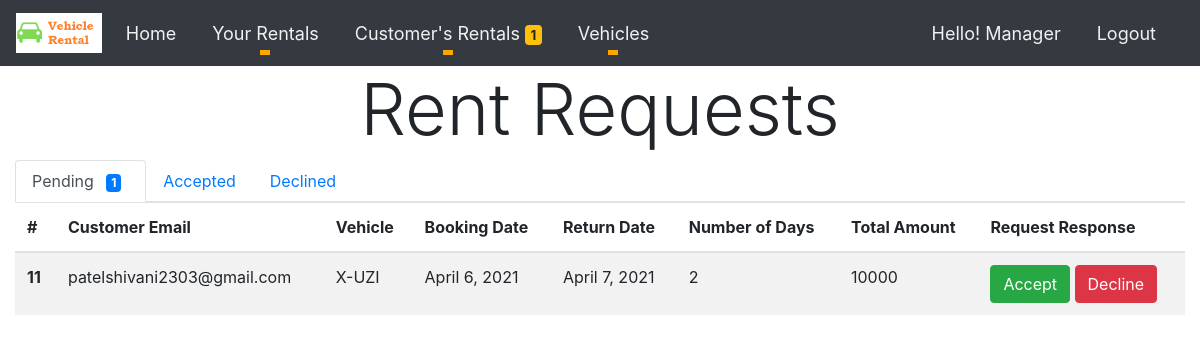
The app's page /Manager/RentRequest/ (signed in) with its own data.
### Manager/models.py (models this page shows, shortened)
class Manager(models.Model):
    Manager_id = models.AutoField
    Manager_firstname = models.CharField(max_length=60)
    Manager_lastname = models.CharField(max_length=60)
    Manager_address = models.CharField(max_length=600)
    Manager_email = models.CharField(max_length=100)
    Manager_password = models.CharField(max_length=32)
    Manager_dob = models.DateField()
    Manager_mobileno = models.CharField(max_length=10)
    Manager_gender = models.CharField(max_length=15)
    Manager_license = models.ImageField(upload_to='img/Manager_License/')
    Manager_agency = models.CharField(max_length=100,default="Fast Rentals")
    Manager_city = models.CharField(max_length=30)
    Manager_state = models.CharField(max_length=30)
    Manager_country = models.CharField(max_length=30)
    Manager_pincode = models.IntegerField()
    isOwner = models.BooleanField(default=False)

### RentVehicle/models.py (models this page shows, shortened)
class RentVehicle(models.Model):
    RentVehicle_id = models.AutoField
    RentVehicle_Date_of_Booking = models.DateField(blank=True,null=True)
    RentVehicle_Date_of_Return = models.DateField(blank=True,null=True)
    Total_days = models.IntegerField()
    Advance_amount = models.IntegerField(blank=True,null=True)
    RentVehicle_Total_amount = models.IntegerField(blank=True,null=True)
    isAvailable = models.BooleanField(default=True)
    isBillPaid = models.BooleanField(default=False)
    Vehicle_license_plate = models.CharField(max_length=30)
    customer_email = models.CharField(max_length=100)
    request_responded_by = models.CharField(max_length=100,blank=True,null=True)
    request_status = models.CharField(max_length=30,default="Pending")

### Manager/views.py (the view)
# urls.py: path('RentRequest/',views.RentRequest,name="RentRequest"),
def RentRequest(request):
    if('user_email' not in request.session):
        return redirect('/signin/')
    manager_email = request.session.get('user_email')
    manager = Manager.objects.get(Manager_email=manager_email)
    rentvehicle = RentVehicle.objects.all()
    no_of_pending_request=count_pending_rent_request()
    return render(request,'Manager_RentRequest.html',{'manager':manager,'rentvehicle':rentvehicle,'no_of_pending_request':no_of_pending_request})

### Manager/views.py (called while the page is built)
def count_pending_rent_request():
    no_of_pending_request=0
    rentvehicle = RentVehicle.objects.all()
    for rv in rentvehicle:
        if rv.request_status == "Pending":
            no_of_pending_request+=1
    return no_of_pending_request

### Manager/templates/Manager_RentRequest.html (shortened to what this page needs)
{%extends 'Only_manager_navbar.html'%} {% load static %}
    {% block name %}{{manager.Manager_firstname}}{%endblock%}{% block pagecontent %}
    <h1 class="display-3" style="text-align: center;">Rent Requests</h1>
    <nav>
        <div class="nav nav-tabs" id="nav-tab" role="tablist">
            <a class="nav-item nav-link active" id="nav-pending-tab" data-toggle="tab" href="#nav-pending" role="tab" aria-controls="nav-pending" aria-selected="true">Pending
                <span class="badge badge-primary mx-2">{{no_of_pending_request}}</span>
            </a>
            <a class="nav-item nav-link" id="nav-accepted-tab" data-toggle="tab" href="#nav-accepted" role="tab" aria-controls="nav-accepted" aria-selected="false">Accepted</a>
            <a class="nav-item nav-link" id="nav-decline-tab" data-toggle="tab" href="#nav-decline" role="tab" aria-controls="nav-decline" aria-selected="false">Declined</a>
        </div>
    </nav>
    <div class="tab-content" id="nav-tabContent">
        <div class="tab-pane fade show active" id="nav-pending" role="tabpanel" aria-labelledby="nav-pending-tab">
            <table class="table table-striped">
                <thead>
                    <tr>
                        <th scope="col">#</th>
                        <th scope="col">Customer Email</th>
                        <th scope="col">Vehicle</th>
                        <th scope="col">Booking Date</th>
                        <th scope="col">Return Date</th>
                        <th scope="col">Number of Days</th>
                        <th scope="col">Total Amount</th>
                        <th scope="col">Request Response</th>
                    </tr>
                </thead>
                <tbody>
                    {% for rv in rentvehicle %} {%if rv.request_status == "Pending"%}
                    <tr>
                        <th scope="row">{{forloop.counter}}</th>
                        <td>{{rv.customer_email}}</td>
                        <td>{{rv.Vehicle_license_plate}}</td>
                        <td>{{rv.RentVehicle_Date_of_Booking}}</td>
                        <td>{{rv.RentVehicle_Date_of_Return}}</td>
                        <td>{{rv.Total_days}}</td>
                        <td>{{rv.RentVehicle_Total_amount}}</td>
                        <td><a class="btn btn-success" href="/RentVehicle/AcceptRequest?id={{rv.id}}">Accept</a> <a class="btn btn-danger" href="/RentVehicle/DeclineRequest?id={{rv.id}}">Decline</a></td>
                    </tr>
                    {%endif%} {% endfor %}
                </tbody>
            </table>
        </div>
    </div>
    {% endblock pagecontent %}

### records on screen
Manager: Manager_firstname "Manager"
RentVehicle: customer_email "patelshivani2303@gmail.com", Vehicle_license_plate "X-UZI", RentVehicle_Date_of_Booking "April 6, 2021", RentVehicle_Date_of_Return "April 7, 2021", Total_days "2", RentVehicle_Total_amount "10000"

### other values on screen
{{ no_of_pending_request }} "1"
